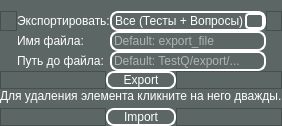
         <widget class="QWidget" name="import_export_page">
          <property name="styleSheet">
           <string notr="true">background-color: rgb(92, 103, 101);</string>
          </property>
          <layout class="QVBoxLayout" name="verticalLayout_16" stretch="2,1,0,2,1">
           <property name="spacing">
            <number>0</number>
           </property>
           <property name="leftMargin">
            <number>0</number>
           </property>
           <property name="topMargin">
            <number>0</number>
           </property>
           <property name="rightMargin">
            <number>0</number>
           </property>
           <property name="bottomMargin">
            <number>0</number>
           </property>
           <item>
            <layout class="QGridLayout" name="gridLayout_2" columnstretch="1,1,1,1">
             <property name="leftMargin">
              <number>0</number>
             </property>
             <property name="topMargin">
              <number>11</number>
             </property>
             <property name="rightMargin">
              <number>0</number>
             </property>
             <property name="bottomMargin">
              <number>0</number>
             </property>
             <property name="spacing">
              <number>0</number>
             </property>
             <item row="2" column="1">
              <widget class="QLabel" name="label_6">
               <property name="styleSheet">
                <string notr="true">color: rgb(255, 255, 255);</string>
               </property>
               <property name="text">
                <string>Путь до файла:</string>
               </property>
              </widget>
             </item>
             <item row="0" column="1">
              <widget class="QLabel" name="label_2">
               <property name="styleSheet">
                <string notr="true">color: rgb(255, 255, 255);</string>
               </property>
               <property name="text">
                <string>Экспортировать:</string>
               </property>
              </widget>
             </item>
             <item row="1" column="1">
              <widget class="QLabel" name="label_5">
               <property name="styleSheet">
                <string notr="true">color: rgb(255, 255, 255);</string>
               </property>
               <property name="text">
                <string>Имя файла:</string>
               </property>
              </widget>
             </item>
             <item row="2" column="2">
              <widget class="QLineEdit" name="lineEdit_export_file_path">
               <property name="styleSheet">
                <string notr="true">border: 2px solid white;
border-radius: 8px;
color: white;</string>
               </property>
               <property name="text">
                <string/>
               </property>
               <property name="placeholderText">
                <string>Default: TestQ/export/...</string>
               </property>
              </widget>
             </item>
             <item row="1" column="2">
              <widget class="QLineEdit" name="lineEdit_export_file_name">
               <property name="styleSheet">
                <string notr="true">border: 2px solid white;
border-radius: 8px;
color: white;</string>
               </property>
               <property name="text">
                <string/>
               </property>
               <property name="placeholderText">
                <string>Default: export_file</string>
               </property>
              </widget>
             </item>
             <item row="0" column="2">
              <widget class="QComboBox" name="comboBox">
               <property name="styleSheet">
                <string notr="true">QComboBox {
    border: 2px solid white;
	border-radius: 8px;
	color: white;
}

QComboBox::drop-down {
    subcontrol-origin: padding;
    subcontrol-position: top right;
    width: 15px;
    border: 2px solid white;
    border-radius: 4px;
}

QComboBox QAbstractItemView {
    border: 2px solid white;
	border-radius: 1px;
	color: white;
	selection-background-color: rgb(180, 182, 169);
}
</string>
               </property>
               <item>
                <property name="text">
                 <string>Все (Тесты + Вопросы)</string>
                </property>
               </item>
               <item>
                <property name="text">
                 <string>Тесты</string>
                </property>
               </item>
               <item>
                <property name="text">
                 <string>Вопросы</string>
                </property>
               </item>
              </widget>
             </item>
             <item row="0" column="0">
              <widget class="QFrame" name="frame_9">
               <property name="frameShape">
                <enum>QFrame::StyledPanel</enum>
               </property>
               <property name="frameShadow">
                <enum>QFrame::Raised</enum>
               </property>
              </widget>
             </item>
             <item row="0" column="3">
              <widget class="QFrame" name="frame_15">
               <property name="frameShape">
                <enum>QFrame::StyledPanel</enum>
               </property>
               <property name="frameShadow">
                <enum>QFrame::Raised</enum>
               </property>
              </widget>
             </item>
            </layout>
           </item>
           <item>
            <layout class="QHBoxLayout" name="horizontalLayout_5" stretch="3,2,3">
             <property name="spacing">
              <number>0</number>
             </property>
             <property name="rightMargin">
              <number>0</number>
             </property>
             <item>
              <widget class="QFrame" name="frame_16">
               <property name="frameShape">
                <enum>QFrame::StyledPanel</enum>
               </property>
               <property name="frameShadow">
                <enum>QFrame::Raised</enum>
               </property>
              </widget>
             </item>
             <item>
              <widget class="QPushButton" name="pushButton_export">
               <property name="styleSheet">
                <string notr="true">QPushButton {
	color: white;
	background-color: rgb(92, 103, 101);
	border: 2px solid white;
	border-radius: 8px;
}

QPushButton::pressed {
	background-color: rgb(77, 86, 84);
}</string>
               </property>
               <property name="text">
                <string>Export</string>
               </property>
              </widget>
             </item>
             <item>
              <widget class="QFrame" name="frame_19">
               <property name="frameShape">
                <enum>QFrame::StyledPanel</enum>
               </property>
               <property name="frameShadow">
                <enum>QFrame::Raised</enum>
               </property>
              </widget>
             </item>
            </layout>
           </item>
           <item>
            <layout class="QHBoxLayout" name="horizontalLayout_9" stretch="1,2,1">
             <property name="spacing">
              <number>0</number>
             </property>
             <property name="bottomMargin">
              <number>5</number>
             </property>
             <item>
              <widget class="QFrame" name="frame_25">
               <property name="frameShape">
                <enum>QFrame::StyledPanel</enum>
               </property>
               <property name="frameShadow">
                <enum>QFrame::Raised</enum>
               </property>
              </widget>
             </item>
             <item>
              <widget class="QLabel" name="label_8">
               <property name="styleSheet">
                <string notr="true">color: rgb(255, 255, 255);</string>
               </property>
               <property name="text">
                <string>Для удаления элемента кликните на него дважды.</string>
               </property>
              </widget>
             </item>
             <item>
              <widget class="QFrame" name="frame_24">
               <property name="frameShape">
                <enum>QFrame::StyledPanel</enum>
               </property>
               <property name="frameShadow">
                <enum>QFrame::Raised</enum>
               </property>
              </widget>
             </item>
            </layout>
           </item>
           <item>
            <layout class="QHBoxLayout" name="horizontalLayout_6" stretch="1,1">
             <property name="spacing">
              <number>0</number>
             </property>
             <item>
              <widget class="QFrame" name="frame_20">
               <property name="frameShape">
                <enum>QFrame::StyledPanel</enum>
               </property>
               <property name="frameShadow">
                <enum>QFrame::Raised</enum>
               </property>
              </widget>
             </item>
             <item>
              <widget class="QFrame" name="frame_21">
               <property name="frameShape">
                <enum>QFrame::StyledPanel</enum>
               </property>
               <property name="frameShadow">
                <enum>QFrame::Raised</enum>
               </property>
              </widget>
             </item>
            </layout>
           </item>
           <item>
            <layout class="QHBoxLayout" name="horizontalLayout_8" stretch="3,2,3">
             <property name="spacing">
              <number>0</number>
             </property>
             <property name="rightMargin">
              <number>0</number>
             </property>
             <item>
              <widget class="QFrame" name="frame_22">
               <property name="frameShape">
                <enum>QFrame::StyledPanel</enum>
               </property>
               <property name="frameShadow">
                <enum>QFrame::Raised</enum>
               </property>
              </widget>
             </item>
             <item>
              <widget class="QPushButton" name="pushButton_import">
               <property name="styleSheet">
                <string notr="true">QPushButton {
	color: white;
	background-color: rgb(92, 103, 101);
	border: 2px solid white;
	border-radius: 8px;
}

QPushButton::pressed {
	background-color: rgb(77, 86, 84);
}</string>
               </property>
               <property name="text">
                <string>Import</string>
               </property>
              </widget>
             </item>
             <item>
              <widget class="QFrame" name="frame_23">
               <property name="frameShape">
                <enum>QFrame::StyledPanel</enum>
               </property>
               <property name="frameShadow">
                <enum>QFrame::Raised</enum>
               </property>
              </widget>
             </item>
            </layout>
           </item>
          </layout>
         </widget>
